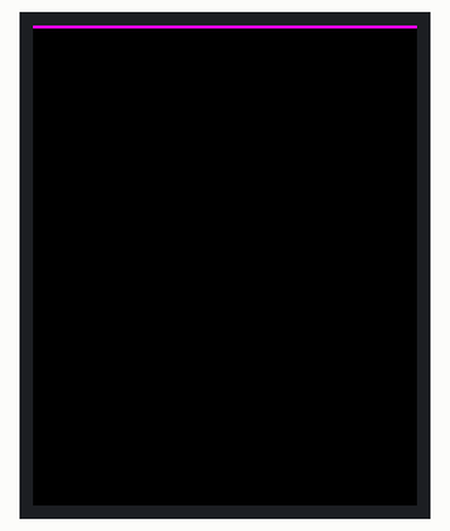
A program run on a simulated Raspberry Pi (BCM pin numbers). On the bench: 128×160 colour display. Random numbers come from a fixed seed; the clock reads 2024-03-15 10:24:30 at power-on unless the program sets it; what the program prints to the terminal is not drawn.

Above: at 1.0 s.
At 3.6 s:
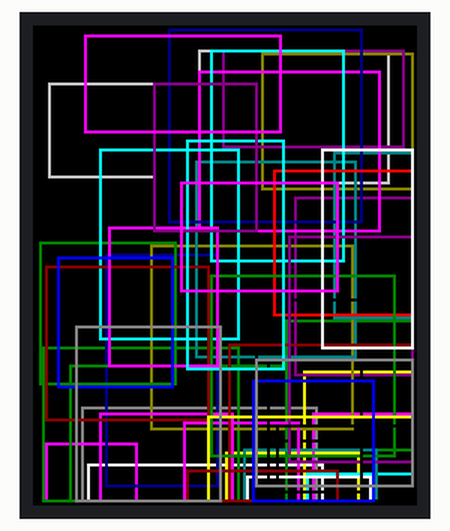
At 7.5 s:
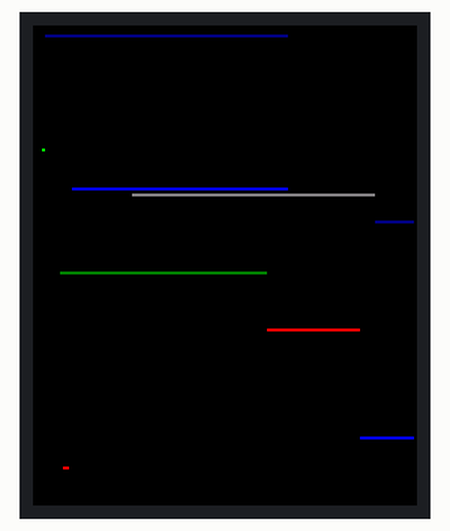
At 10.9 s:
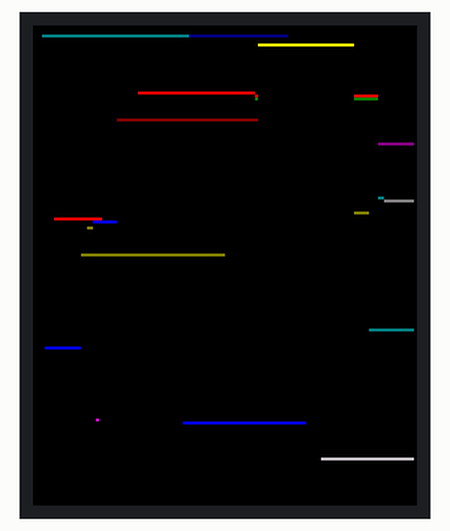
At 14.5 s:
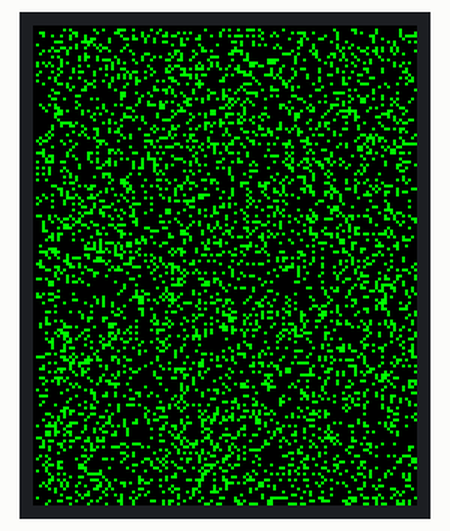
At 18.1 s:
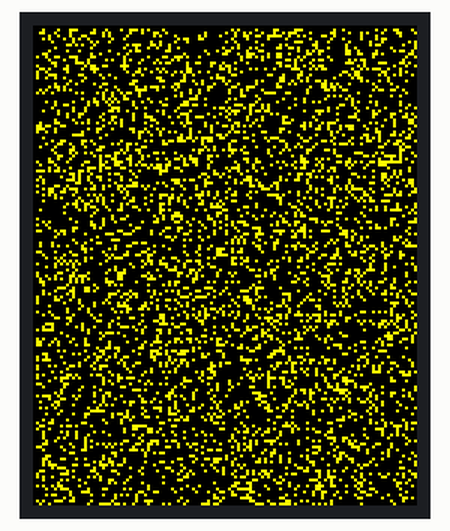

Measured:
- what the display in image 0 shows lasts 1.7 s, from 0.9 s to 2.6 s
- what the display in image 1 shows lasts 1.0 s, from 3.6 s to 4.6 s
- what the display in image 2 shows lasts 0.7 s, from 7.4 s to 8.1 s

The program:

tft_example3.py
```python
#!/usr/bin/env python

import RPi.GPIO as GPIO
import time
import spidev  # hardware SPI
from random import randint
from math import sqrt

# TFT to RPi connections
#  PIN TFT RPi
#  1 backlight 3v3
#  2 MISO <none>
#  3 CLK SCLK (GPIO 11)
#  4 MOSI MOSI (GPIO 10)
#  5 CS-TFT GND
#  6 CS-CARD <none>
#  7 D/C GPIO 25
#  8 RESET <none>
#  9 VCC 3V3
#  10 GND GND

DC = 24
RST = 25

XSIZE = 128
YSIZE = 160
XMAX = XSIZE-1
YMAX = YSIZE-1
X0 = XSIZE/2
Y0 = YSIZE/2

# Color constants
BLACK = 0x0000
BLUE = 0x001F
RED = 0xF800
GREEN = 0x0400
LIME = 0x07E0
CYAN = 0x07FF
MAGENTA = 0xF81F
YELLOW = 0xFFE0
WHITE = 0xFFFF
PURPLE = 0x8010
NAVY = 0x0010
TEAL = 0x0410
OLIVE = 0x8400
MAROON = 0x8000
SILVER = 0xC618
GRAY = 0x8410
COLORSET = [BLACK, BLUE, RED, GREEN, LIME, CYAN, MAGENTA, YELLOW, WHITE, PURPLE,
            NAVY, TEAL, OLIVE, MAROON, SILVER, GRAY]

# TFT display constants
SWRESET = 0x01
SLPIN = 0x10
SLPOUT = 0x11
PTLON = 0x12
NORON = 0x13
INVOFF = 0x20
INVON = 0x21
DISPOFF = 0x28
DISPON = 0x29
CASET = 0x2A
RASET = 0x2B
RAMWR = 0x2C
RAMRD = 0x2E
PTLAR = 0x30
MADCTL = 0x36
COLMOD = 0x3A
FRMCT1 = 0xB1
FRMCT2 = 0xB2
FRMCT3 = 0xB3
INVCTR = 0xB4
DISSET = 0xB6
PWRCT1 = 0xC0
PWRCT2 = 0xC1
PWRCT3 = 0xC2
PWRCT4 = 0xC3
PWRCT5 = 0xC4
VMCTR1 = 0xC5
PWRCT6 = 0xFC
GAMCTP = 0xE0
GAMCTN = 0xE1

#
# Low-level routines
#


def SetPin(pinNumber, value):
    # sets the GPIO pin to desired value (1=on,0=off)
    GPIO.output(pinNumber, value)


def InitGPIO():
    GPIO.setmode(GPIO.BCM)
    GPIO.setwarnings(False)
    GPIO.setup(DC, GPIO.OUT)
    GPIO.setup(RST, GPIO.OUT)
    GPIO.output(RST, GPIO.LOW)
    GPIO.output(RST, GPIO.HIGH)

def InitSPI():
    """returns an opened spi connection to device(0,0) in mode 0"""
    spiObject = spidev.SpiDev()
    spiObject.open(0, 0)
    spiObject.mode = 0
    return spiObject


#
# ST7735 TFT controller routines:
#


def WriteByte(value):
    global spi
    """sends an 8-bit value to the display as data"""

    SetPin(DC, 1)

    # spi.writebytes([value])
    spi.xfer2([value])


def WriteWord(value):
    global spi
    """sends a 16-bit value to the display as data"""

    SetPin(DC, 1)

    # spi.writebytes([value >> 8, value & 0xFF])
    spi.xfer2([value >> 8, value & 0xFF])


def Command(cmd, *bytes):
    global spi
    """Sends a command followed by any data it requires"""

    SetPin(DC, 0)          # command follows

    # spi.writebytes([cmd])  # send the command byte
    spi.xfer2([cmd])  # send the command byte

    if len(bytes) > 0:  # is there data to follow command?
        SetPin(DC, 1)  # data follows

        # spi.writebytes(list(bytes))  # send the data bytes
        spi.xfer2(list(bytes))  # send the data bytes


def InitDisplay():
    """"Resets & prepares display for active use."""
    Command(SWRESET)  # reset TFT controller
    time.sleep(0.2)  # wait 200mS for controller init
    Command(SLPOUT)  # wake from sleep
    Command(COLMOD, 0x05)  # set color mode to 16 bit
    Command(DISPON)  # turn on display


def SetAddrWindow(x0, y0, x1, y1):
    """sets a rectangular display window into which pixel data is placed"""
    Command(CASET, 0, x0, 0, x1)  # set column range (x0,x1)
    Command(RASET, 0, y0, 0, y1)  # set row range (y0,y1)


def WriteBulk(value, reps, count=1):
    global spi
    """sends a 16-bit pixel word many, many times using hardware SPI"
    "number of writes = reps * count. Value of reps must be <= 2048"""

    SetPin(DC, 0)  # command follows

    # spi.writebytes([RAMWR])  # issue RAM write command
    spi.xfer2([RAMWR])  # issue RAM write command

    SetPin(DC, 1)  # data follows

    valHi = value >> 8  # each pixel is two bytes
    valLo = value & 0xFF
    byteArray = [valHi, valLo]*reps  # create buffer of multiple pixels
    for a in range(count):

        # spi.writebytes(byteArray)  # send this buffer multiple times
        spi.xfer2(byteArray)  # send this buffer multiple times

#
# Graphics routines:
#


def DrawPixel(x, y, color):
    """draws a pixel on the TFT display"""
    SetAddrWindow(x, y, x, y)
    Command(RAMWR, color >> 8, color & 0xFF)


def FastDrawPixel(x, y, color):
    """draws a pixel on the TFT display; increases speed by inlining"""
    global spi

    SetPin(DC, 0)
    # spi.writebytes([CASET])
    spi.xfer2([CASET])

    SetPin(DC, 1)
    # spi.writebytes([0, x, 0, x])
    spi.xfer2([0, x, 0, x])

    SetPin(DC, 0)
    # spi.writebytes([RASET])
    spi.xfer2([RASET])

    SetPin(DC, 1)
    # spi.writebytes([0, y, 0, y])
    spi.xfer2([0, y, 0, y])

    SetPin(DC, 0)
    # spi.writebytes([RAMWR])
    spi.xfer2([RAMWR])

    SetPin(DC, 1)
    # spi.writebytes([color >> 8, color & 0xFF])
    spi.xfer2([color >> 8, color & 0xFF])


def HLine(x0, x1, y, color):
    """draws a horizontal line in given color"""
    width = x1 - x0 + 1
    SetAddrWindow(x0, y, x1, y)
    WriteBulk(color, width)


def VLine(x, y0, y1, color):
    """draws a verticle line in given color"""
    height = y1 - y0+1
    SetAddrWindow(x, y0, x, y1)
    WriteBulk(color, height)


def Line(x0, y0, x1, y1, color):
    """draws a line in given color"""
    if (x0 == x1):
        VLine(x0, y0, y1, color)
    elif (y0 == y1):
        HLine(x0, x1, y0, color)
    else:
        slope = float(y1-y0)/(x1-x0)
        if (abs(slope) < 1):
            for x in range(x0, x1+1):
                y = (x-x0) * slope + y0
                FastDrawPixel(x, int(y+0.5), color)
        else:
            for y in range(y0, y1+1):
                x = (y-y0)/slope + x0
                FastDrawPixel(int(x+0.5), y, color)


def DrawRect(x0, y0, x1, y1, color):
    """Draws a rectangle in specified color"""
    HLine(x0, x1, y0, color)
    HLine(x0, x1, y1, color)
    VLine(x0, y0, y1, color)
    VLine(x1, y0, y1, color)


def FillRect(x0, y0, x1, y1, color):
    """fills rectangle with given color"""
    width = x1 - x0 + 1
    height = y1 - y0 + 1
    SetAddrWindow(x0, y0, x1, y1)
    WriteBulk(color, width, height)


def FillScreen(color):
    """Fills entire screen with given color"""
    FillRect(0, 0, 127, 159, color)


def ClearScreen():
    """Fills entire screen with black"""
    FillRect(0, 0, 127, 159, BLACK)


def Circle(xPos, yPos, radius, color):
    """draws circle at x,y with given radius & color"""
    xEnd = int(0.7071*radius)+1
    for x in range(xEnd):
        y = int(sqrt(radius*radius - x*x))
        FastDrawPixel(xPos+x, yPos+y, color)
        FastDrawPixel(xPos+x, yPos-y, color)
        FastDrawPixel(xPos-x, yPos+y, color)
        FastDrawPixel(xPos-x, yPos-y, color)
        FastDrawPixel(xPos+y, yPos+x, color)
        FastDrawPixel(xPos+y, yPos-x, color)
        FastDrawPixel(xPos-y, yPos+x, color)
        FastDrawPixel(xPos-y, yPos-x, color)


def FillCircle(xPos, yPos, radius, color):
    """draws filled circle at x,y with given radius & color"""
    r2 = radius * radius
    for x in range(radius):
        y = int(sqrt(r2-x*x))
        y0 = yPos - y
        y1 = yPos + y
        VLine(xPos+x, y0, y1, color)
        VLine(xPos-x, y0, y1, color)


#
# Testing routines:
#


def PrintElapsedTime(function, startTime):
    """Formats an output string showing elapsed time since function start"""
    elapsedTime = time.time() - startTime
    print("%15s: %8.3f seconds" % (function, elapsedTime))
    time.sleep(1)


def ScreenTest():
    """Measures time required to fill display twice"""
    startTime = time.time()
    FillScreen(LIME)
    FillScreen(MAGENTA)
    PrintElapsedTime('ScreenTest', startTime)


def RandRect():
    """Returns four integers x0,y0,x1,y1 as screen rect coordinates"""
    x1 = randint(1, 100)
    y1 = randint(1, 150)
    dx = randint(30, 80)
    dy = randint(30, 80)
    x2 = x1 + dx
    if x2 > 126:
        x2 = 126
    y2 = y1 + dy
    if y2 > 158:
        y2 = 158
    return x1, y1, x2, y2


def RandColor():
    """Returns a random color from BGR565 Colorspace"""
    index = randint(0, len(COLORSET)-1)
    return COLORSET[index]


def RectTest(numCycles=50):
    """Draws a series of random open rectangles"""
    ClearScreen()
    startTime = time.time()
    for a in range(numCycles):
        x0, y0, x1, y1 = RandRect()
        DrawRect(x0, y0, x1, y1, RandColor())

    PrintElapsedTime('RectTest', startTime)


def FillRectTest(numCycles=70):
    """draws random filled rectangles on the display"""
    startTime = time.time()
    ClearScreen()
    for a in range(numCycles):
        x0, y0, x1, y1 = RandRect()
        FillRect(x0, y0, x1, y1, RandColor())

    PrintElapsedTime('FillRect', startTime)


def LineTest(numCycles=50):
    """Draw a series of semi-random lines on display"""
    ClearScreen()
    startTime = time.time()
    for a in range(numCycles):
        Line(10, 10, randint(20, 126), randint(20, 158), YELLOW)
        Line(120, 10, randint(2, 126), randint(10, 158), CYAN)

    PrintElapsedTime('LineTest', startTime)


def PixelTest(color=BLACK, numPixels=5000):
    """Writes random pixels to the screen"""
    ClearScreen()
    startTime = time.time()
    for i in range(numPixels):
        xPos = randint(1, 127)
        yPos = randint(1, 159)
        DrawPixel(xPos, yPos, LIME)

    PrintElapsedTime('PixelTest', startTime)


def FastPixelTest(color=BLACK, numPixels=5000):
    """Writes random pixels to the screen"""
    ClearScreen()
    startTime = time.time()
    for i in range(numPixels):
        xPos = randint(1, 127)
        yPos = randint(1, 159)
        FastDrawPixel(xPos, yPos, YELLOW)

    PrintElapsedTime('FastPixelTest', startTime)


def MoireTest():
    """Draws a series of concentric circles"""
    ClearScreen()
    startTime = time.time()
    for radius in range(6, 60, 2):
        Circle(X0, Y0, radius, YELLOW)

    PrintElapsedTime('MoireTest', startTime)


def CircleTest(numCycles=40):
    """draw a series of random circles"""
    ClearScreen()
    startTime = time.time()
    for a in range(numCycles):
        x = randint(30, 90)
        y = randint(30, 130)
        radius = randint(10, 40)
        Circle(x, y, radius, RandColor())

    PrintElapsedTime('CircleTest', startTime)


def FillCircleTest(numCycles=40):
    """draw a series of random filled circles"""
    ClearScreen()
    startTime = time.time()
    for a in range(numCycles):
        x = randint(30, 90)
        y = randint(30, 130)
        radius = randint(10, 40)
        FillCircle(x, y, radius, RandColor())

    PrintElapsedTime('FillCircleTest', startTime)


def RunTests():
    """run a series of graphics test routines & time them"""
    startTime = time.time()  # keep track of test duration
    ScreenTest()  # fill entire screen with color
    RectTest()  # draw rectangles
    FillRectTest()  # draw filled rectangles
    PixelTest()  # draw 5000 random pixels
    FastPixelTest()  # same as above, w/ modified routine
    LineTest()  # draw straight lines
    MoireTest()  # draw concentric circles
    CircleTest()  # draw random circles
    FillCircleTest()  # draw filled circles
    PrintElapsedTime('Full Suite', startTime)

if __name__ == u"__main__":
    print("Adafruit 1.8 TFT display demo with hardware SPI")
    spi = InitSPI()  # initialize SPI interface
    InitGPIO()  # initialize GPIO interface
    InitDisplay()  # initialize TFT controller
    RunTests()  # run suite of graphics tests
    spi.close()  # close down SPI interface
    print("Done.")
```
